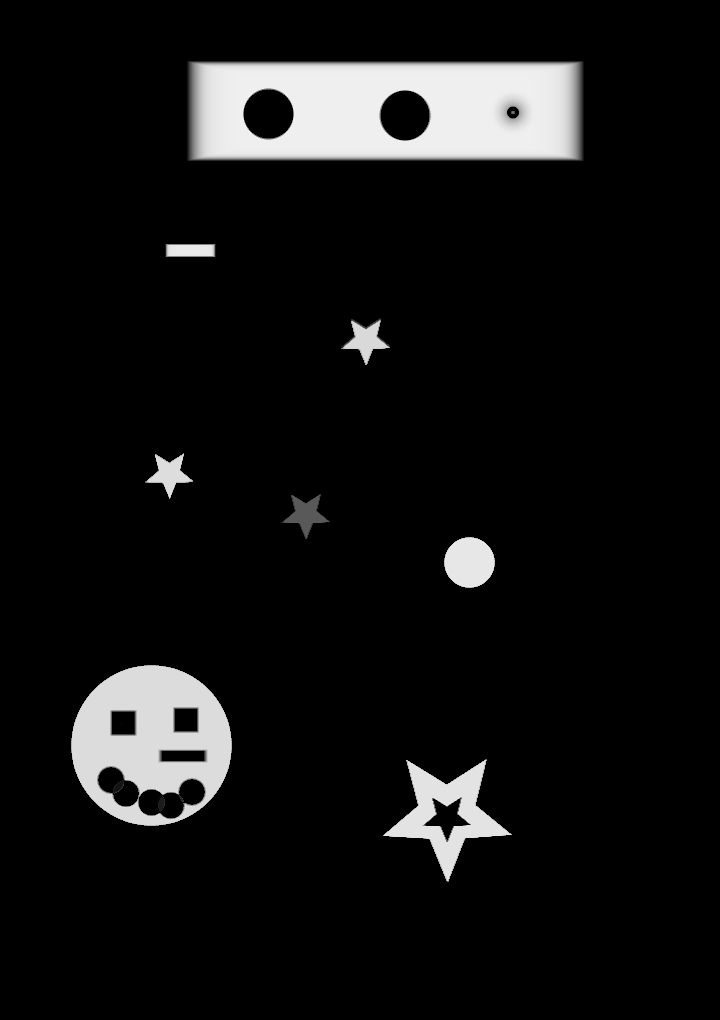
#> input picture 04-Contour-Detection/contour.png, 720 x 1020 px, found by its file name
$ python contour.py
#> lines starting #> are read from the running program, lines starting #| are printed output that depends on the picture; after the words box and inside, x2 and y2 are one past the last pixel; in counts of white or black regions, pixels touching at a corner belong together
import cv2
import numpy as np
import matplotlib.pyplot as plt

img = cv2.imread('04-Contour-Detection/contour.png',0)
#> img is the input picture: shape (1020, 720); min 0, max 239, mean 18.3

# findContours

# function will return back contours in an image, and based on the RETR method called, you can get back external, internal, or both:

# cv2.RETR_EXTERNAL:Only extracts external contours
# cv2.RETR_CCOMP: Extracts both internal and external contours organized in a two-level hierarchy
# cv2.RETR_TREE: Extracts both internal and external contours organized in a tree graph
# cv2.RETR_LIST: Extracts all contours without any internal/external relationship

contours, hierarchy = cv2.findContours(img, cv2.RETR_CCOMP, cv2.CHAIN_APPROX_SIMPLE)
#> contours = 22 contours, 4 with area under 20; largest, box (x1, y1, x2, y2) and area: (186, 61, 585, 161) 39400, (71, 665, 232, 826) 20070, (383, 759, 512, 882) 5921, (243, 89, 294, 139) 1962, (444, 537, 495, 588) 1954

# Create empty array to hold contours
empty_array = np.zeros(img.shape)


# Draw External Contours
def external(empty_array, contours, hierarchy):

    external_contours = empty_array

    # For every entry in contours
    for i in range(len(contours)):

        # last column in the array is -1 if an external contour (no contours inside of it)
        if hierarchy[0][i][3] == -1:

            # We can now draw the external contours from the list of contours
            cv2.drawContours(external_contours, contours, i, 255, -1)

    return external_contours


# Draw Internal Contours
def internal(empty_array, contours, hierarchy):

    image_internal = np.zeros(img.shape)

    # Iterate through list of contour arrays
    for i in range(len(contours)):
        # If third column value is NOT equal to -1 than its internal
        if hierarchy[0][i][3] != -1:

            # Draw the Contour
            cv2.drawContours(image_internal, contours, i, 255, -1)
#> this loop made 22 passes
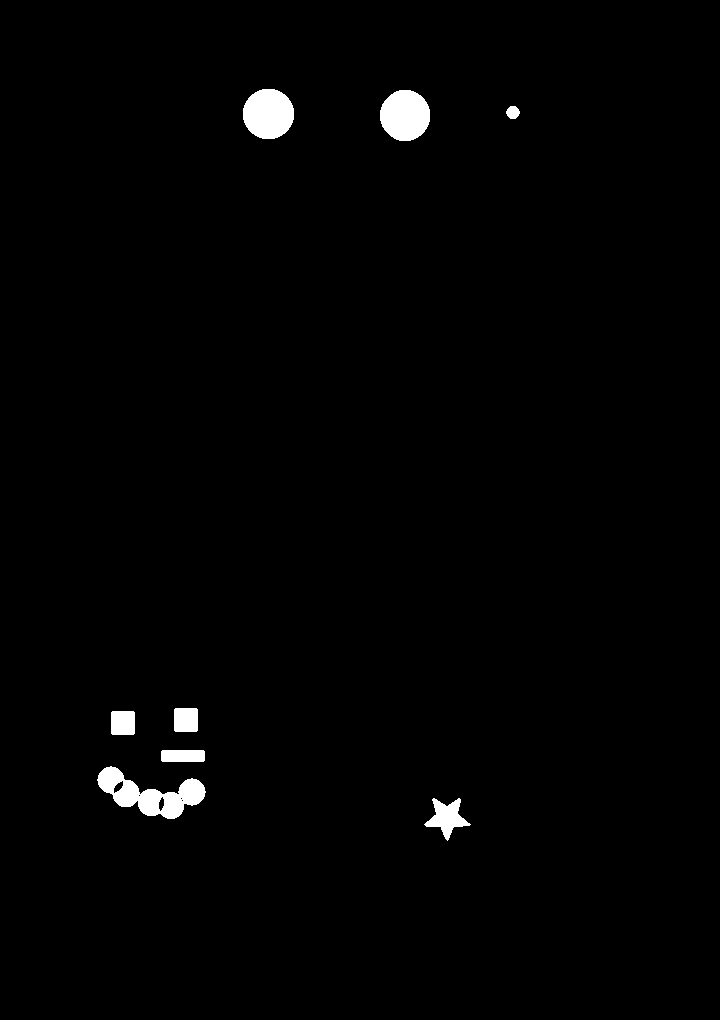
#> image_internal: shape (1020, 720) float64; 1.3% white; 8 white regions, largest, box (x1, y1, x2, y2) and area: (97, 766, 206, 819) 2579, (243, 89, 294, 139) 2034, (380, 90, 430, 141) 2016

    return image_internal


plt.imshow(internal(empty_array, contours, hierarchy),cmap='gray')
#> empty_array: shape (1020, 720) float64; every value is 0

plt.show()
